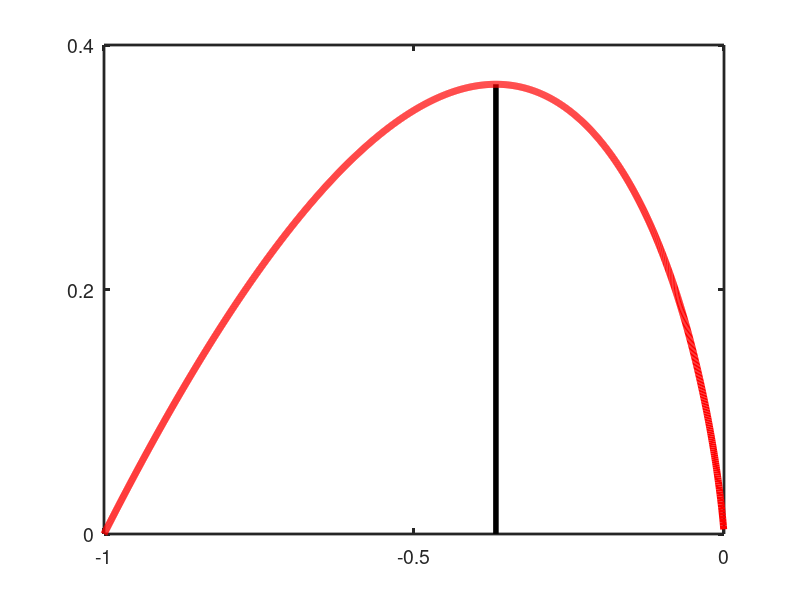

The MATLAB script that drew this image: (Note: this script raises an error after producing the figure.)
function conjugateFnExp
%% Conjugate Function


f = @(x)x-(x-x.*log(-x));
domain = -1:0.0005:0;
figure; hold on;
m = -1/exp(1);
plot([m,m],[0,f(m)],'-k','LineWidth',4);
plot(domain,f(domain),'-r','LineWidth',5);
axis([-1 0 0 0.4]);
set(gca,'XTick',[-1 -0.5 0],'YTick',[0 0.2 0.4],'box','on','LineWidth',2,'FontSize',14);
pdfcrop;



%annotation(gcf,'textbox',[0.7983 0.02415 0.05935 0.1111],...
%'String',{'\lambda'},...
%'FontSize',18,...
%'LineStyle','none');

annotation(gcf,'textbox',[0.1611 0.7415 0.2 0.1014],...
    'String',{'L^*(1,\lambda)'},...
    'FontSize',18,...
    'LineStyle','none');

printPmtkFigure('conjugateFnExp');




end
